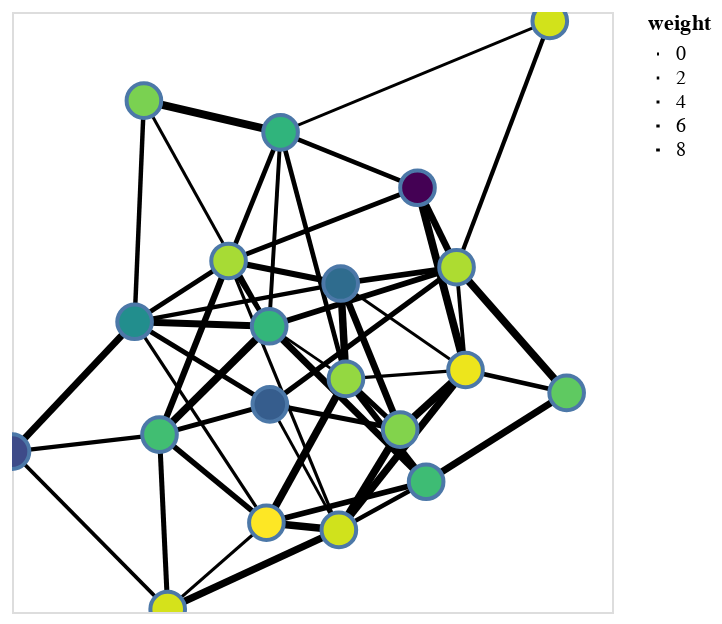

Source (notebook cell):
### Code cell
# Generate a random graph
G = nx.fast_gnp_random_graph(n=20, p=0.25)

# Add weights
for n in G.nodes():
    G.nodes[n]['weight'] = np.random.randn()

for e in G.edges():
    G.edges[(e[0],e[1])]['weight'] = np.random.uniform(1, 10)
    
# Compute positions for viz.
pos = nx.spring_layout(G)


# Create a selection that chooses the nearest point & selects based on x-value
nearest = alt.selection(type='single', nearest=True, on='mouseover',
                        fields=['x'], empty='none')

# Draw edges
edges = nxa.draw_networkx_edges(
    G, 
    pos,
    width='weight'
)

# Draw nodes
nodes = nxa.draw_networkx_nodes(
    G, pos,
    node_color='weight',
    cmap='viridis'
)


# Add selector to nodes
selector = nodes.properties(
    selection=nearest,
)

# Display node text.
selector = selector.mark_text(
    align='left', 
    dx=5, 
    dy=-10
).encode(
    text=alt.condition(
        nearest, 
        'x', 
        alt.value(' ')
    )
)


# Construct a layered chart
chart = alt.layer(edges, nodes, selector)

# Configure layout.
chart = chart.configure_axis(
    ticks=False,
    grid=False,
    domain=False,
    labels=False,
).properties(
    height=300,
    width=300
)

# Add interactivity.
chart.interactive()

### Figure 1 — Vega-Lite specification as saved in the notebook (floating-point values rounded to 4 significant figures)
{"$schema": "https://vega.github.io/schema/vega-lite/v2.4.1.json", "config": {"axis": {"domain": false, "grid": false, "labels": false, "ticks": false}, "view": {"height": 300, "width": 400}}, "height": 300, "layer": [{"data": {"values": [{"edge": 0, "pair": [0, 2], "source": 0, "target": 2, "weight": 7.939, "x": 0.3804, "y": -0.4091}, {"edge": 0, "pair": [0, 2], "source": 0, "target": 2, "weight": 7.939, "x": -0.1428, "y": 0.05711}, {"edge": 1, "pair": [0, 3], "source": 0, "target": 3, "weight": 6.911, "x": 0.3804, "y": -0.4091}, {"edge": 1, "pair": [0, 3], "source": 0, "target": 3, "weight": 6.911, "x": 0.1132, "y": -0.1007}, {"edge": 2, "pair": [0, 6], "source": 0, "target": 6, "weight": 8.153, "x": 0.3804, "y": -0.4091}, {"edge": 2, "pair": [0, 6], "source": 0, "target": 6, "weight": 8.153, "x": 0.8488, "y": -0.1424}, {"edge": 3, "pair": [0, 14], "source": 0, "target": 14, "weight": 6.388, "x": 0.3804, "y": -0.4091}, {"edge": 3, "pair": [0, 14], "source": 0, "target": 14, "weight": 6.388, "x": -0.1519, "y": -0.5321}, {"edge": 4, "pair": [0, 18], "source": 0, "target": 18, "weight": 4.139, "x": 0.3804, "y": -0.4091}, {"edge": 4, "pair": [0, 18], "source": 0, "target": 18, "weight": 4.139, "x": 0.08954, "y": -0.5537}, {"edge": 5, "pair": [1, 3], "source": 1, "target": 3, "weight": 2.206, "x": 0.5117, "y": -0.07388}, {"edge": 5, "pair": [1, 3], "source": 1, "target": 3, "weight": 2.206, "x": 0.1132, "y": -0.1007}, {"edge": 6, "pair": [1, 6], "source": 1, "target": 6, "weight": 4.241, "x": 0.5117, "y": -0.07388}, {"edge": 6, "pair": [1, 6], "source": 1, "target": 6, "weight": 4.241, "x": 0.8488, "y": -0.1424}, {"edge": 7, "pair": [1, 10], "source": 1, "target": 10, "weight": 2.955, "x": 0.5117, "y": -0.07388}, {"edge": 7, "pair": [1, 10], "source": 1, "target": 10, "weight": 2.955, "x": 0.4818, "y": 0.2344}, {"edge": 8, "pair": [1, 12], "source": 1, "target": 12, "weight": 1.405, "x": 0.5117, "y": -0.07388}, {"edge": 8, "pair": [1, 12], "source": 1, "target": 12, "weight": 1.405, "x": 0.09561, "y": 0.1854}, {"edge": 9, "pair": [1, 16], "source": 1, "target": 16, "weight": 9.205, "x": 0.5117, "y": -0.07388}, {"edge": 9, "pair": [1, 16], "source": 1, "target": 16, "weight": 9.205, "x": 0.2939, "y": -0.2527}, {"edge": 10, "pair": [1, 17], "source": 1, "target": 17, "weight": 9.442, "x": 0.5117, "y": -0.07388}, {"edge": 10, "pair": [1, 17], "source": 1, "target": 17, "weight": 9.442, "x": 0.3516, "y": 0.4729}, {"edge": 11, "pair": [1, 18], "source": 1, "target": 18, "weight": 8.654, "x": 0.5117, "y": -0.07388}, {"edge": 11, "pair": [1, 18], "source": 1, "target": 18, "weight": 8.654, "x": 0.08954, "y": -0.5537}, {"edge": 12, "pair": [2, 3], "source": 2, "target": 3, "weight": 1.153, "x": -0.1428, "y": 0.05711}, {"edge": 12, "pair": [2, 3], "source": 2, "target": 3, "weight": 1.153, "x": 0.1132, "y": -0.1007}, {"edge": 13, "pair": [2, 4], "source": 2, "target": 4, "weight": 9.296, "x": -0.1428, "y": 0.05711}, {"edge": 13, "pair": [2, 4], "source": 2, "target": 4, "weight": 9.296, "x": -0.5083, "y": -0.2678}, {"edge": 14, "pair": [2, 7], "source": 2, "target": 7, "weight": 8.269, "x": -0.1428, "y": 0.05711}, {"edge": 14, "pair": [2, 7], "source": 2, "target": 7, "weight": 8.269, "x": -0.5914, "y": 0.07063}, {"edge": 15, "pair": [2, 8], "source": 2, "target": 8, "weight": 4.613, "x": -0.1428, "y": 0.05711}, {"edge": 15, "pair": [2, 8], "source": 2, "target": 8, "weight": 4.613, "x": -0.2781, "y": 0.2531}, {"edge": 16, "pair": [2, 9], "source": 2, "target": 9, "weight": 3.207, "x": -0.1428, "y": 0.05711}, {"edge": 16, "pair": [2, 9], "source": 2, "target": 9, "weight": 3.207, "x": -0.1048, "y": 0.6389}, {"edge": 17, "pair": [2, 10], "source": 2, "target": 10, "weight": 6.369, "x": -0.1428, "y": 0.05711}, {"edge": 17, "pair": [2, 10], "source": 2, "target": 10, "weight": 6.369, "x": 0.4818, "y": 0.2344}, {"edge": 18, "pair": [2, 19], "source": 2, "target": 19, "weight": 1.743, "x": -0.1428, "y": 0.05711}, {"edge": 18, "pair": [2, 19], "source": 2, "target": 19, "weight": 1.743, "x": -0.5603, "y": 0.7339}, {"edge": 19, "pair": [3, 9], "source": 3, "target": 9, "weight": 4.447, "x": 0.1132, "y": -0.1007}, {"edge": 19, "pair": [3, 9], "source": 3, "target": 9, "weight": 4.447, "x": -0.1048, "y": 0.6389}, {"edge": 20, "pair": [3, 12], "source": 3, "target": 12, "weight": 9.095, "x": 0.1132, "y": -0.1007}, {"edge": 20, "pair": [3, 12], "source": 3, "target": 12, "weight": 9.095, "x": 0.09561, "y": 0.1854}, {"edge": 21, "pair": [3, 14], "source": 3, "target": 14, "weight": 9.132, "x": 0.1132, "y": -0.1007}, {"edge": 21, "pair": [3, 14], "source": 3, "target": 14, "weight": 9.132, "x": -0.1519, "y": -0.5321}, {"edge": 22, "pair": [3, 16], "source": 3, "target": 16, "weight": 5.542, "x": 0.1132, "y": -0.1007}, {"edge": 22, "pair": [3, 16], "source": 3, "target": 16, "weight": 5.542, "x": 0.2939, "y": -0.2527}, {"edge": 23, "pair": [4, 5], "source": 4, "target": 5, "weight": 3.779, "x": -0.5083, "y": -0.2678}, {"edge": 23, "pair": [4, 5], "source": 4, "target": 5, "weight": 3.779, "x": -1, "y": -0.3189}, {"edge": 24, "pair": [4, 8], "source": 4, "target": 8, "weight": 7.13, "x": -0.5083, "y": -0.2678}, {"edge": 24, "pair": [4, 8], "source": 4, "target": 8, "weight": 7.13, "x": -0.2781, "y": 0.2531}, {"edge": 25, "pair": [4, 11], "source": 4, "target": 11, "weight": 5.065, "x": -0.5083, "y": -0.2678}, {"edge": 25, "pair": [4, 11], "source": 4, "target": 11, "weight": 5.065, "x": -0.481, "y": -0.7913}, {"edge": 26, "pair": [4, 14], "source": 4, "target": 14, "weight": 5.791, "x": -0.5083, "y": -0.2678}, {"edge": 26, "pair": [4, 14], "source": 4, "target": 14, "weight": 5.791, "x": -0.1519, "y": -0.5321}, {"edge": 27, "pair": [4, 15], "source": 4, "target": 15, "weight": 5.059, "x": -0.5083, "y": -0.2678}, {"edge": 27, "pair": [4, 15], "source": 4, "target": 15, "weight": 5.059, "x": -0.1405, "y": -0.177}, {"edge": 28, "pair": [5, 7], "source": 5, "target": 7, "weight": 8.079, "x": -1, "y": -0.3189}, {"edge": 28, "pair": [5, 7], "source": 5, "target": 7, "weight": 8.079, "x": -0.5914, "y": 0.07063}, {"edge": 29, "pair": [5, 11], "source": 5, "target": 11, "weight": 2.742, "x": -1, "y": -0.3189}, {"edge": 29, "pair": [5, 11], "source": 5, "target": 11, "weight": 2.742, "x": -0.481, "y": -0.7913}, {"edge": 30, "pair": [6, 10], "source": 6, "target": 10, "weight": 9.436, "x": 0.8488, "y": -0.1424}, {"edge": 30, "pair": [6, 10], "source": 6, "target": 10, "weight": 9.436, "x": 0.4818, "y": 0.2344}, {"edge": 31, "pair": [7, 8], "source": 7, "target": 8, "weight": 4.832, "x": -0.5914, "y": 0.07063}, {"edge": 31, "pair": [7, 8], "source": 7, "target": 8, "weight": 4.832, "x": -0.2781, "y": 0.2531}, {"edge": 32, "pair": [7, 12], "source": 7, "target": 12, "weight": 3.814, "x": -0.5914, "y": 0.07063}, {"edge": 32, "pair": [7, 12], "source": 7, "target": 12, "weight": 3.814, "x": 0.09561, "y": 0.1854}, {"edge": 33, "pair": [7, 14], "source": 7, "target": 14, "weight": 2.143, "x": -0.5914, "y": 0.07063}, {"edge": 33, "pair": [7, 14], "source": 7, "target": 14, "weight": 2.143, "x": -0.1519, "y": -0.5321}, {"edge": 34, "pair": [7, 15], "source": 7, "target": 15, "weight": 4.815, "x": -0.5914, "y": 0.07063}, {"edge": 34, "pair": [7, 15], "source": 7, "target": 15, "weight": 4.815, "x": -0.1405, "y": -0.177}, {"edge": 35, "pair": [7, 19], "source": 7, "target": 19, "weight": 4.094, "x": -0.5914, "y": 0.07063}, {"edge": 35, "pair": [7, 19], "source": 7, "target": 19, "weight": 4.094, "x": -0.5603, "y": 0.7339}, {"edge": 36, "pair": [8, 9], "source": 8, "target": 9, "weight": 4.611, "x": -0.2781, "y": 0.2531}, {"edge": 36, "pair": [8, 9], "source": 8, "target": 9, "weight": 4.611, "x": -0.1048, "y": 0.6389}, {"edge": 37, "pair": [8, 12], "source": 8, "target": 12, "weight": 7.027, "x": -0.2781, "y": 0.2531}, {"edge": 37, "pair": [8, 12], "source": 8, "target": 12, "weight": 7.027, "x": 0.09561, "y": 0.1854}, {"edge": 38, "pair": [8, 17], "source": 8, "target": 17, "weight": 4.889, "x": -0.2781, "y": 0.2531}, {"edge": 38, "pair": [8, 17], "source": 8, "target": 17, "weight": 4.889, "x": 0.3516, "y": 0.4729}, {"edge": 39, "pair": [8, 18], "source": 8, "target": 18, "weight": 1.953, "x": -0.2781, "y": 0.2531}, {"edge": 39, "pair": [8, 18], "source": 8, "target": 18, "weight": 1.953, "x": 0.08954, "y": -0.5537}, {"edge": 40, "pair": [9, 13], "source": 9, "target": 13, "weight": 1.347, "x": -0.1048, "y": 0.6389}, {"edge": 40, "pair": [9, 13], "source": 9, "target": 13, "weight": 1.347, "x": 0.7926, "y": 0.9733}, {"edge": 41, "pair": [9, 17], "source": 9, "target": 17, "weight": 4.393, "x": -0.1048, "y": 0.6389}, {"edge": 41, "pair": [9, 17], "source": 9, "target": 17, "weight": 4.393, "x": 0.3516, "y": 0.4729}, {"edge": 42, "pair": [9, 19], "source": 9, "target": 19, "weight": 9.982, "x": -0.1048, "y": 0.6389}, {"edge": 42, "pair": [9, 19], "source": 9, "target": 19, "weight": 9.982, "x": -0.5603, "y": 0.7339}, {"edge": 43, "pair": [10, 12], "source": 10, "target": 12, "weight": 6.184, "x": 0.4818, "y": 0.2344}, {"edge": 43, "pair": [10, 12], "source": 10, "target": 12, "weight": 6.184, "x": 0.09561, "y": 0.1854}, {"edge": 44, "pair": [10, 13], "source": 10, "target": 13, "weight": 3.706, "x": 0.4818, "y": 0.2344}, {"edge": 44, "pair": [10, 13], "source": 10, "target": 13, "weight": 3.706, "x": 0.7926, "y": 0.9733}, {"edge": 45, "pair": [10, 15], "source": 10, "target": 15, "weight": 5.346, "x": 0.4818, "y": 0.2344}, {"edge": 45, "pair": [10, 15], "source": 10, "target": 15, "weight": 5.346, "x": -0.1405, "y": -0.177}, {"edge": 46, "pair": [10, 17], "source": 10, "target": 17, "weight": 7.829, "x": 0.4818, "y": 0.2344}, {"edge": 46, "pair": [10, 17], "source": 10, "target": 17, "weight": 7.829, "x": 0.3516, "y": 0.4729}, {"edge": 47, "pair": [11, 14], "source": 11, "target": 14, "weight": 1.861, "x": -0.481, "y": -0.7913}, {"edge": 47, "pair": [11, 14], "source": 11, "target": 14, "weight": 1.861, "x": -0.1519, "y": -0.5321}, {"edge": 48, "pair": [11, 18], "source": 11, "target": 18, "weight": 8.546, "x": -0.481, "y": -0.7913}, {"edge": 48, "pair": [11, 18], "source": 11, "target": 18, "weight": 8.546, "x": 0.08954, "y": -0.5537}, {"edge": 49, "pair": [12, 16], "source": 12, "target": 16, "weight": 7.92, "x": 0.09561, "y": 0.1854}, {"edge": 49, "pair": [12, 16], "source": 12, "target": 16, "weight": 7.92, "x": 0.2939, "y": -0.2527}, {"edge": 50, "pair": [14, 18], "source": 14, "target": 18, "weight": 9.299, "x": -0.1519, "y": -0.5321}, {"edge": 50, "pair": [14, 18], "source": 14, "target": 18, "weight": 9.299, "x": 0.08954, "y": -0.5537}, {"edge": 51, "pair": [15, 16], "source": 15, "target": 16, "weight": 5.248, "x": -0.1405, "y": -0.177}, {"edge": 51, "pair": [15, 16], "source": 15, "target": 16, "weight": 5.248, "x": 0.2939, "y": -0.2527}, {"edge": 52, "pair": [15, 18], "source": 15, "target": 18, "weight": 1.464, "x": -0.1405, "y": -0.177}, {"edge": 52, "pair": [15, 18], "source": 15, "target": 18, "weight": 1.464, "x": 0.08954, "y": -0.5537}, {"edge": 53, "pair": [16, 18], "source": 16, "target": 18, "weight": 9.272, "x": 0.2939, "y": -0.2527}, {"edge": 53, "pair": [16, 18], "source": 16, "target": 18, "weight": 9.272, "x": 0.08954, "y": -0.5537}]}, "encoding": {"detail": {"field": "edge", "type": "quantitative"}, "size": {"field": "weight", "type": "quantitative"}, "x": {"axis": {"title": ""}, "field": "x", "type": "quantitative"}, "y": {"axis": {"title": ""}, "field": "y", "type": "quantitative"}}, "mark": {"color": "black", "opacity": 1, "type": "line"}, "selection": {"selector088": {"bind": "scales", "encodings": ["x", "y"], "mark": {"fill": "#333", "fillOpacity": 0.125, "stroke": "white"}, "on": "[mousedown, window:mouseup] > window:mousemove!", "resolve": "global", "translate": "[mousedown, window:mouseup] > window:mousemove!", "type": "interval", "zoom": "wheel!"}}}, {"data": {"values": [{"weight": -0.48, "x": 0.3804, "y": -0.4091}, {"weight": 0.5744, "x": 0.5117, "y": -0.07388}, {"weight": -0.5822, "x": -0.1428, "y": 0.05711}, {"weight": 0.08574, "x": 0.1132, "y": -0.1007}, {"weight": -0.4586, "x": -0.5083, "y": -0.2678}, {"weight": -2.203, "x": -1, "y": -0.3189}, {"weight": -0.2356, "x": 0.8488, "y": -0.1424}, {"weight": -1.215, "x": -0.5914, "y": 0.07063}, {"weight": 0.1899, "x": -0.2781, "y": 0.2531}, {"weight": -0.6197, "x": -0.1048, "y": 0.6389}, {"weight": 0.2238, "x": 0.4818, "y": 0.2344}, {"weight": 0.4437, "x": -0.481, "y": -0.7913}, {"weight": -1.741, "x": 0.09561, "y": 0.1854}, {"weight": 0.4302, "x": 0.7926, "y": 0.9733}, {"weight": 0.6758, "x": -0.1519, "y": -0.5321}, {"weight": -1.965, "x": -0.1405, "y": -0.177}, {"weight": -0.01803, "x": 0.2939, "y": -0.2527}, {"weight": -3.037, "x": 0.3516, "y": 0.4729}, {"weight": 0.4178, "x": 0.08954, "y": -0.5537}, {"weight": -0.06867, "x": -0.5603, "y": 0.7339}]}, "encoding": {"fill": {"field": "weight", "scale": {"scheme": "viridis"}, "type": "quantitative"}, "x": {"field": "x", "type": "quantitative"}, "y": {"field": "y", "type": "quantitative"}}, "mark": {"opacity": 1, "size": 300, "type": "point"}}, {"data": {"values": [{"weight": -0.48, "x": 0.3804, "y": -0.4091}, {"weight": 0.5744, "x": 0.5117, "y": -0.07388}, {"weight": -0.5822, "x": -0.1428, "y": 0.05711}, {"weight": 0.08574, "x": 0.1132, "y": -0.1007}, {"weight": -0.4586, "x": -0.5083, "y": -0.2678}, {"weight": -2.203, "x": -1, "y": -0.3189}, {"weight": -0.2356, "x": 0.8488, "y": -0.1424}, {"weight": -1.215, "x": -0.5914, "y": 0.07063}, {"weight": 0.1899, "x": -0.2781, "y": 0.2531}, {"weight": -0.6197, "x": -0.1048, "y": 0.6389}, {"weight": 0.2238, "x": 0.4818, "y": 0.2344}, {"weight": 0.4437, "x": -0.481, "y": -0.7913}, {"weight": -1.741, "x": 0.09561, "y": 0.1854}, {"weight": 0.4302, "x": 0.7926, "y": 0.9733}, {"weight": 0.6758, "x": -0.1519, "y": -0.5321}, {"weight": -1.965, "x": -0.1405, "y": -0.177}, {"weight": -0.01803, "x": 0.2939, "y": -0.2527}, {"weight": -3.037, "x": 0.3516, "y": 0.4729}, {"weight": 0.4178, "x": 0.08954, "y": -0.5537}, {"weight": -0.06867, "x": -0.5603, "y": 0.7339}]}, "encoding": {"fill": {"field": "weight", "scale": {"scheme": "viridis"}, "type": "quantitative"}, "text": {"condition": {"field": "x", "selection": "selector087", "type": "quantitative"}, "value": " "}, "x": {"field": "x", "type": "quantitative"}, "y": {"field": "y", "type": "quantitative"}}, "mark": {"align": "left", "dx": 5, "dy": -10, "type": "text"}, "selection": {"selector087": {"empty": "none", "fields": ["x"], "nearest": true, "on": "mouseover", "resolve": "global", "type": "single"}}}], "width": 300}
